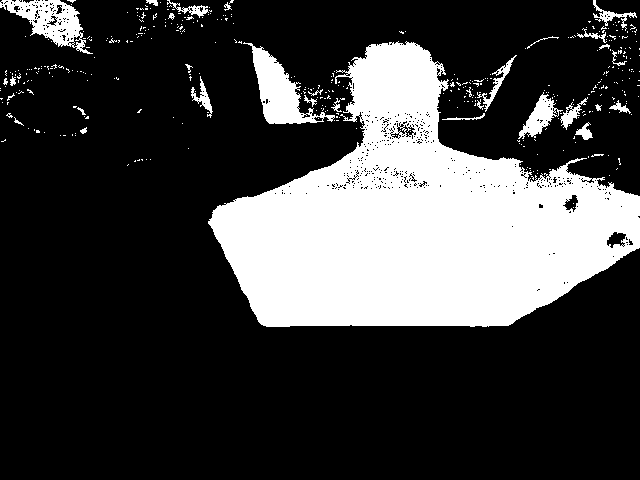
#> input picture Assignments/Ass_9/masked_green_block.png, 640 x 480 px
$ python canny_edges_choose.py
#> lines starting #> are read from the running program, lines starting #| are printed output that depends on the picture; after the words box and inside, x2 and y2 are one past the last pixel; in counts of white or black regions, pixels touching at a corner belong together
import cv2
import numpy as np
import matplotlib.pyplot as plt
import imutils

def callback(x):
    print(x)

# img = cv2.imread('green_block_up_close.jpg', 0) #read image as grayscale
img = cv2.imread('masked_green_block.png', 0) #read image as grayscale
#> img: shape (480, 640); 24.7% white; 402 white regions (370 under 20 px), largest, box (x1, y1, x2, y2) and area: (208, 41, 640, 327) 66941, (243, 42, 335, 124) 2606, (0, 0, 93, 54) 2046

img = imutils.resize(img, width = 640)

canny = cv2.Canny(img, 85, 255)
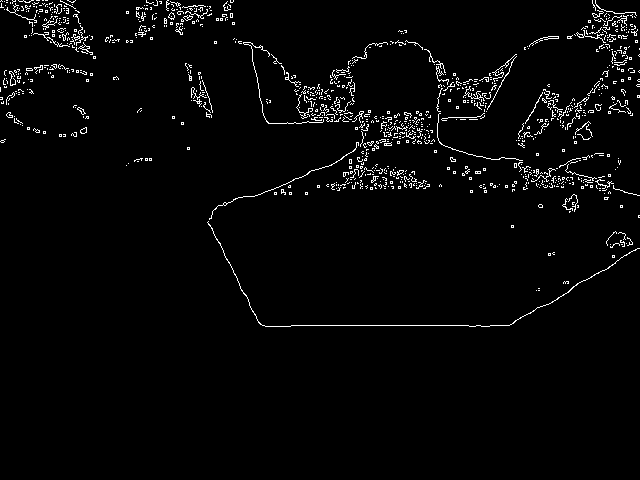
#> canny: shape (480, 640); 2.7% white in thin lines or dots, all inside (x1, y1, x2, y2) = (0, 0, 640, 327)

cv2.namedWindow('image') # make a window with name 'image'
cv2.createTrackbar('L', 'image', 0, 255, callback) #lower threshold trackbar for window 'image
cv2.createTrackbar('U', 'image', 0, 255, callback) #upper threshold trackbar for window 'image

while(1):
    numpy_horizontal_concat = np.concatenate((img, canny), axis=1) # to display image side by side
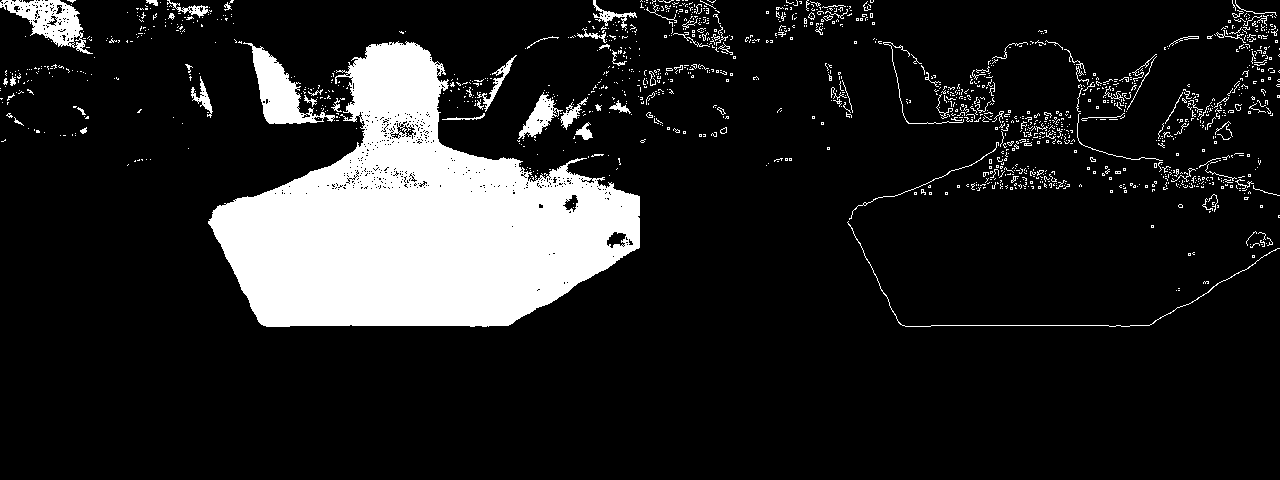
#> numpy_horizontal_concat: shape (480, 1280); 13.7% white; 1389 white regions (1289 under 20 px), largest, box (x1, y1, x2, y2) and area: (208, 41, 640, 327) 66941, (243, 42, 335, 124) 2606, (0, 0, 93, 54) 2046
    cv2.imshow('image', numpy_horizontal_concat)
    k = cv2.waitKey(1) & 0xFF
#> (key Esc is pressed here)
    if k == 27: #escape key
        break
    l = cv2.getTrackbarPos('L', 'image')
    u = cv2.getTrackbarPos('U', 'image')

    canny = cv2.Canny(img, l, u)

cv2.destroyAllWindows()
